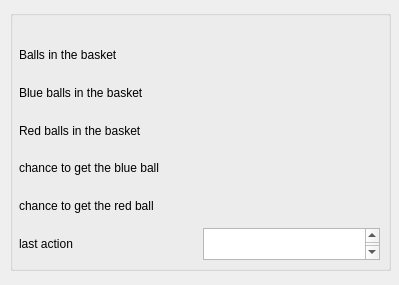
<?xml version="1.0" encoding="UTF-8"?>
<ui version="4.0">
 <class>BasketWidget</class>
 <widget class="QWidget" name="BasketWidget">
  <property name="geometry">
   <rect>
    <x>0</x>
    <y>0</y>
    <width>399</width>
    <height>285</height>
   </rect>
  </property>
  <property name="windowTitle">
   <string>Form</string>
  </property>
  <widget class="QGroupBox" name="basketBox">
   <property name="geometry">
    <rect>
     <x>10</x>
     <y>10</y>
     <width>381</width>
     <height>261</height>
    </rect>
   </property>
   <property name="title">
    <string/>
   </property>
   <widget class="QWidget" name="gridLayoutWidget">
    <property name="geometry">
     <rect>
      <x>9</x>
      <y>29</y>
      <width>361</width>
      <height>221</height>
     </rect>
    </property>
    <layout class="QGridLayout" name="gridLayout">
     <item row="5" column="0">
      <widget class="QLabel" name="label_6">
       <property name="text">
        <string>last action</string>
       </property>
      </widget>
     </item>
     <item row="0" column="1">
      <widget class="QLabel" name="sum">
       <property name="text">
        <string/>
       </property>
      </widget>
     </item>
     <item row="4" column="1">
      <widget class="QLabel" name="redChance">
       <property name="text">
        <string/>
       </property>
      </widget>
     </item>
     <item row="2" column="1">
      <widget class="QLabel" name="redSum">
       <property name="text">
        <string/>
       </property>
      </widget>
     </item>
     <item row="1" column="1">
      <widget class="QLabel" name="blueSum">
       <property name="text">
        <string/>
       </property>
      </widget>
     </item>
     <item row="2" column="0">
      <widget class="QLabel" name="label_3">
       <property name="text">
        <string>Red balls in the basket</string>
       </property>
      </widget>
     </item>
     <item row="0" column="0">
      <widget class="QLabel" name="label">
       <property name="text">
        <string>Balls in the basket</string>
       </property>
      </widget>
     </item>
     <item row="3" column="1">
      <widget class="QLabel" name="blueChance">
       <property name="text">
        <string/>
       </property>
      </widget>
     </item>
     <item row="3" column="0">
      <widget class="QLabel" name="label_4">
       <property name="text">
        <string>chance to get the blue ball</string>
       </property>
      </widget>
     </item>
     <item row="1" column="0">
      <widget class="QLabel" name="label_2">
       <property name="text">
        <string>Blue balls in the basket</string>
       </property>
      </widget>
     </item>
     <item row="4" column="0">
      <widget class="QLabel" name="label_5">
       <property name="text">
        <string>chance to get the red ball</string>
       </property>
      </widget>
     </item>
     <item row="5" column="1">
      <widget class="QTextEdit" name="lastAction">
       <property name="sizePolicy">
        <sizepolicy hsizetype="Ignored" vsizetype="Ignored">
         <horstretch>0</horstretch>
         <verstretch>0</verstretch>
        </sizepolicy>
       </property>
       <property name="font">
        <font>
         <pointsize>14</pointsize>
        </font>
       </property>
       <property name="horizontalScrollBarPolicy">
        <enum>Qt::ScrollBarAlwaysOff</enum>
       </property>
       <property name="sizeAdjustPolicy">
        <enum>QAbstractScrollArea::AdjustIgnored</enum>
       </property>
      </widget>
     </item>
    </layout>
   </widget>
  </widget>
 </widget>
 <resources/>
 <connections/>
</ui>
